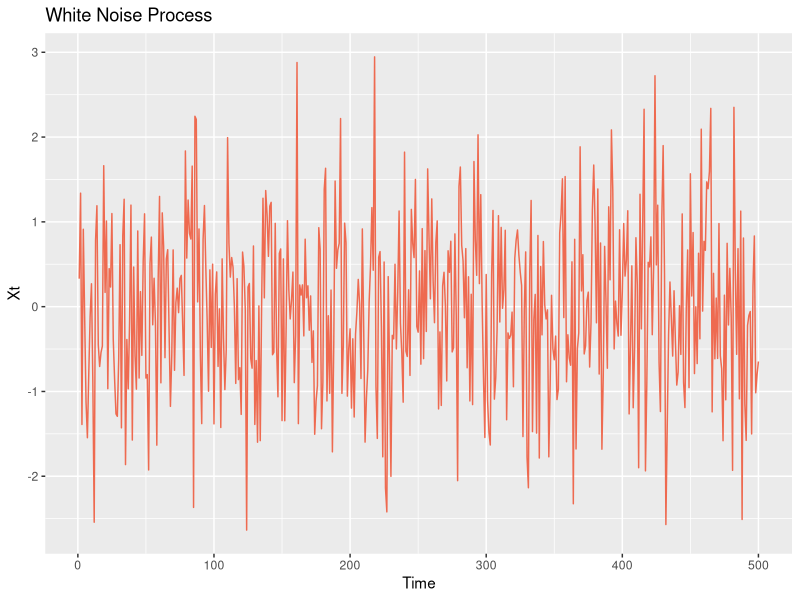
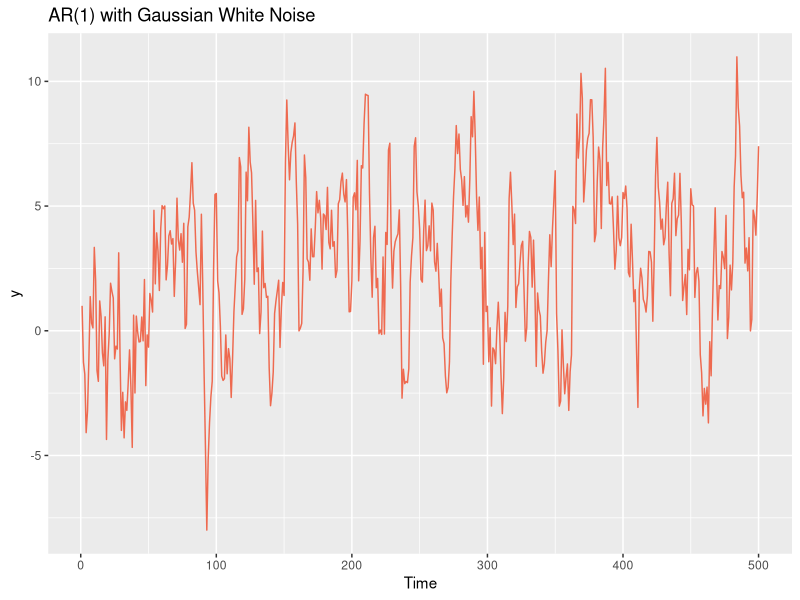
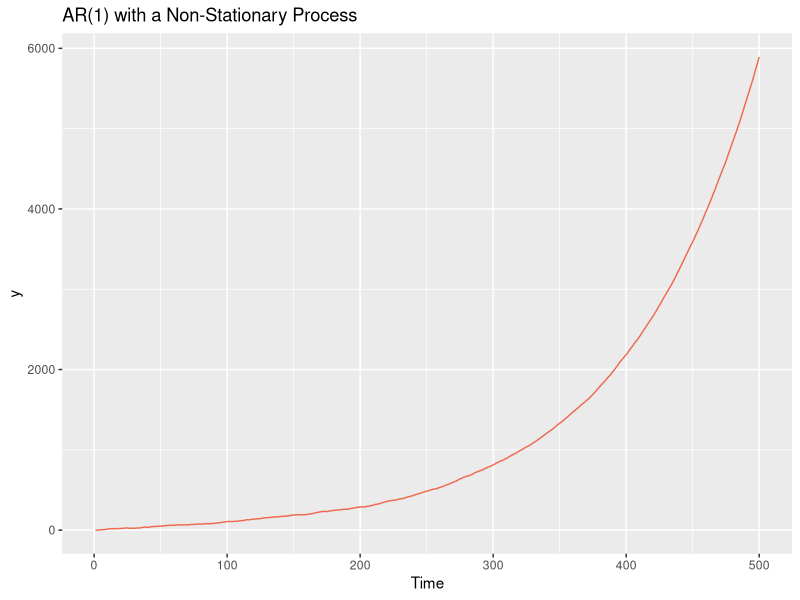
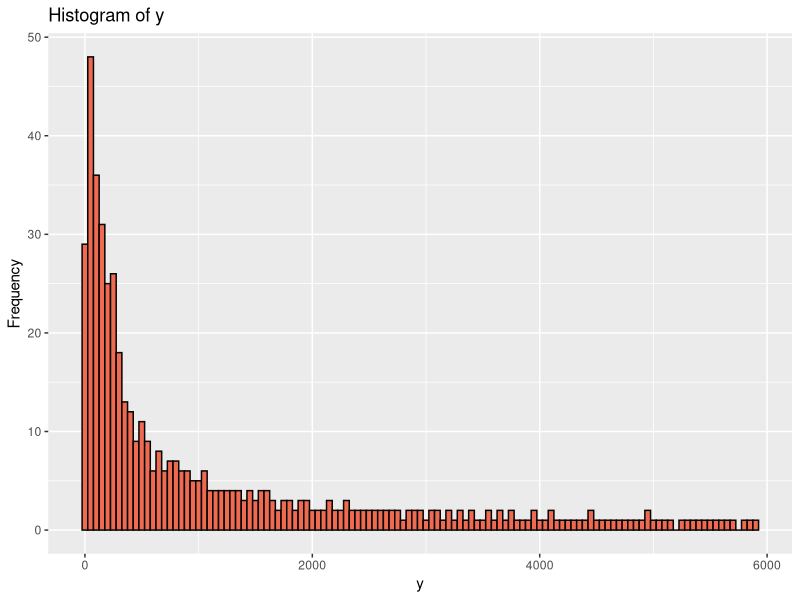
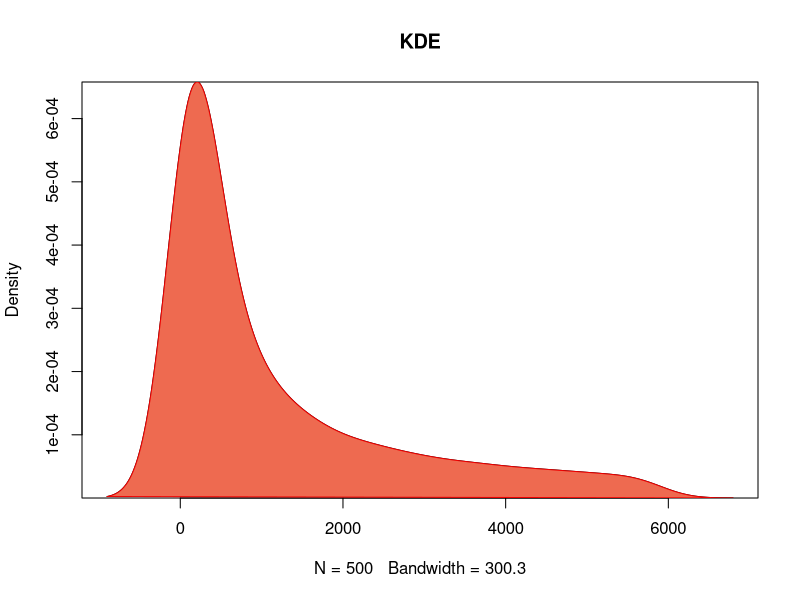
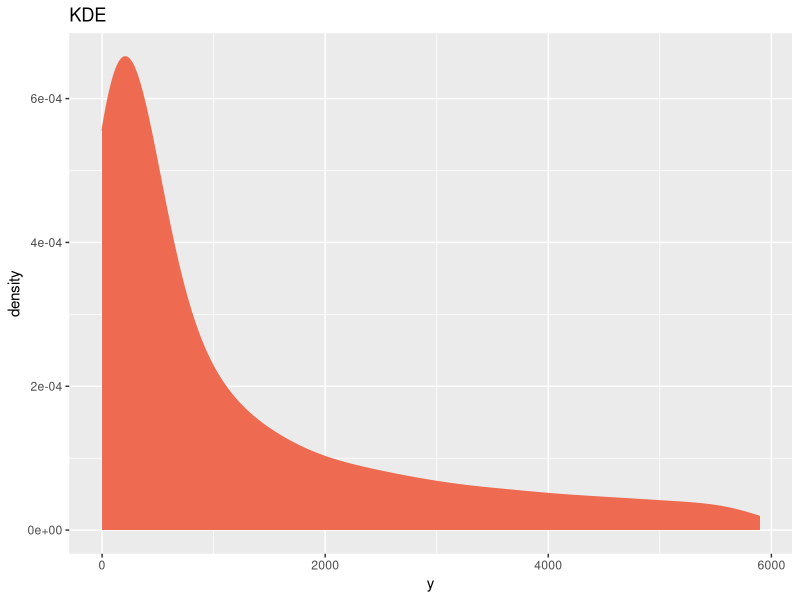
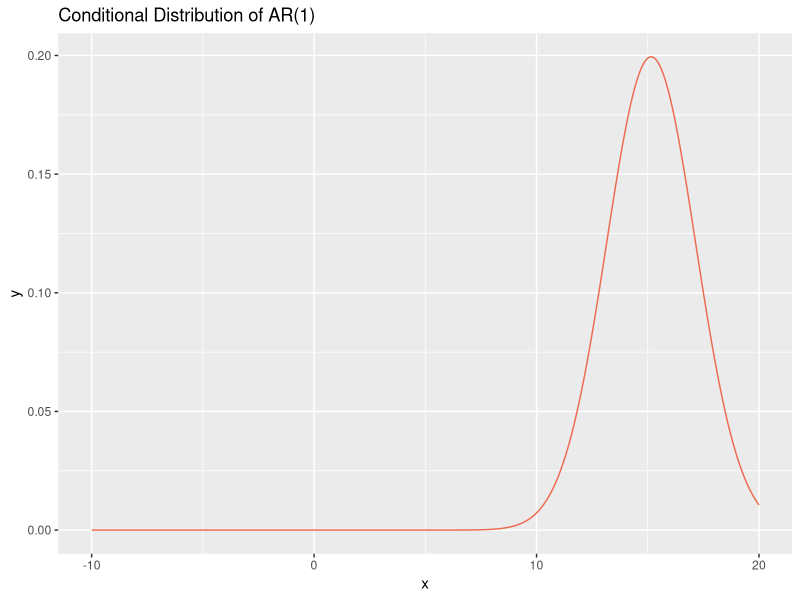
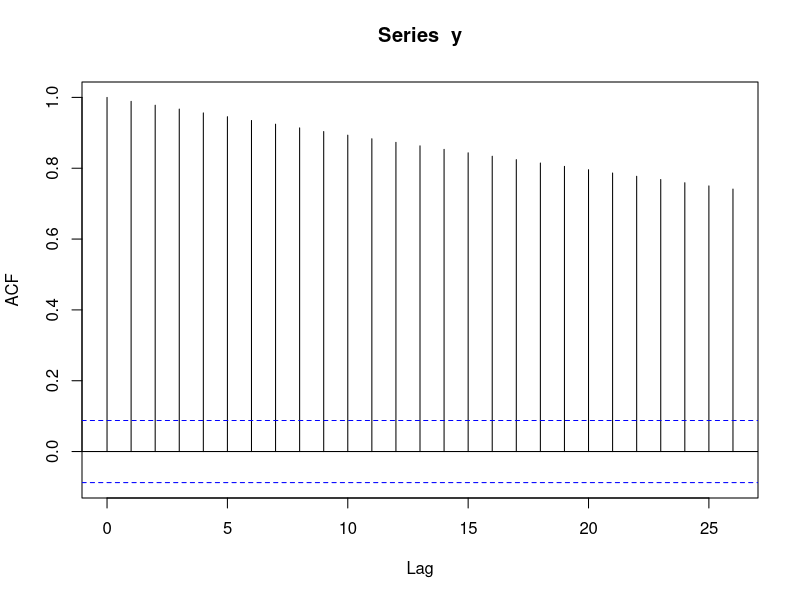

The R script that drew these images, in order:
## ---- chunk 1
#clean up and loac libraries
rm( list=ls() )
library(ggplot2)

T  <- 500
white_noise_df <- data.frame(T, rnorm(T,0,1))

colnames(white_noise_df) <- c("T", "white_noise")

ggplot(data = white_noise_df, aes(x=seq(T), y=white_noise)) + 
  geom_line(color="coral2") +
  ggtitle("White Noise Process") +
  xlab("Time") +
  ylab("Xt")

## ---- chunk 2

phi0  <- 0.5
phi1  <- 0.8
sd_of_eps  <- sqrt(4)
y    <- rep(0,T)

#gaussian white noise
eps  <- rnorm(T,0,sd_of_eps)

#for every day after day 1, we compute the autoregressive model of order 1.
y[1] <- 1
for( t in 2:T ){
    y[t] <- phi0 + phi1*y[t-1] + eps[t]
}

y_df <- data.frame(y)
ggplot(data=y_df, aes(x=seq(T), y=y)) + 
  geom_line(color = "coral2") + 
  ggtitle("AR(1) with Gaussian White Noise") + 
  xlab("Time") +
  ylab("y")

## ---- chunk 3
phi0 <- 0.0
phi1 <- 1.01
sd_of_eps <- sqrt(4)
y    <- rep(0,T)

#gaussian white noise
eps  <- rnorm(T,0,sd_of_eps)

#for every day after day 1, we compute the autoregressive model of order 1.
y[1] <- 1
for( t in 2:T ){
    y[t] <- phi0 + phi1*y[t-1] + eps[t]
}

y_df <- data.frame(y)
ggplot(data = y_df, aes(x=seq(T), y=y)) + 
  geom_line(color = "coral2") + 
  ggtitle("AR(1) with a Non-Stationary Process") +
  xlab("Time") +
  ylab("y")

## ---- chunk 4

ggplot(data = y_df, aes(x=y)) + 
  geom_histogram(binwidth = 50, color="black", fill="coral2") +
  ggtitle("Histogram of y") +
  ylab("Frequency")

## ---- chunk 5
#R function "density" computes kernel density estimates
kernel <- density(y)
kernel
## ---- chunk 6
mu    <- phi0/(1-phi1)
sigma <- sd_of_eps/sqrt(1-phi1**2)

plot( kernel , main='KDE' , yaxs='i')
polygon( kernel , col="coral2" , border='red2' )
lines( seq(-10,20,0.1) , dnorm( seq(-10,20,0.1) , mu , sigma ) , col='coral2' ,lwd=4)


#ggplot is alternative way to plot - KDE is built in to geom_density()
ggplot(data = y_df, mapping = aes(x=y)) + geom_density(color="coral2", fill="coral2") + 
  ggtitle("KDE") 

## ---- chunk 7
mu    <- phi0/(1-phi1)
sigma <- sd_of_eps/sqrt(1-phi1**2)

df <- data.frame(seq(-10, 20, 0.1), dnorm(seq(-10,20,0.1) , phi0+phi1*15 , sd_of_eps))
colnames(df) <- c("x", "y")

ggplot(data = df, aes(x=x, y=y)) + 
  geom_line(color="coral2") +
  ggtitle("Conditional Distribution of AR(1)")

## ---- chunk 8
acf(y)

## ---- chunk 9
pacf(y)
## ---- chunk 10
phi0 <- 0.0
phi1 <- 0.97
sige <- sqrt(4)

y    <- rep(0,T)
eps  <- rnorm(T,0,sige);

y[1] <- 1;
for( t in 2:T ){
  y[t] <- phi0 + phi1*y[t-1] + eps[t]
}

plot( y , col='darkorange2' , t='l' , lwd=2 , tck = 0.02 )
## ---- chunk 11
acf( y , ylim=c(-0.2,1) , lwd=5 , xlim=c(0,25) , col='darkorange2' , tck=0.02)
lines( 0:25 , phi1**(0:25) , t="h" , lwd=3 , col='blue2' )
legend('topright',c('Sample','Population'),col=c('darkorange2','blue2'),lwd=3)
## ---- chunk 12
phi0 <- 0.0
phi1 <- 0.20
sige <- sqrt(4)

y    <- rep(0,T)
eps  <- rnorm(T,0,sige);

y[1] <- 1;
for( t in 2:T ){
  y[t] <- phi0 + phi1*y[t-1] + eps[t]
}

plot( y , col='darkorange2' , t='l' , lwd=2 , tck = 0.02 )
## ---- chunk 13
acf( y , ylim=c(-0.2,1) , lwd=5 , xlim=c(0,25) , col='darkorange2' , tck=0.02)
lines( 0:25 , phi1**(0:25) , t="h" , lwd=3 , col='blue2' )
legend('topright',c('Sample','Population'),col=c('darkorange2','blue2'),lwd=3)
## ---- chunk 14
phi0 <- 0.0
phi1 <- -0.8
sige <- sqrt(4)

y    <- rep(0,T)
eps  <- rnorm(T,0,sige);

y[1] <- 1;
for( t in 2:T ){
  y[t] <- phi0 + phi1*y[t-1] + eps[t]
}

plot( y , col='darkorange2' , t='l' , lwd=2 , tck = 0.02 )
## ---- chunk 15
acf( y , ylim=c(-0.2,1) , lwd=5 , xlim=c(0,25) , col='darkorange2' , tck=0.02)
lines( 0:25 , phi1**(0:25) , t="h" , lwd=3 , col='blue2' )
legend('topright',c('Sample','Population'),col=c('darkorange2','blue2'),lwd=3)
